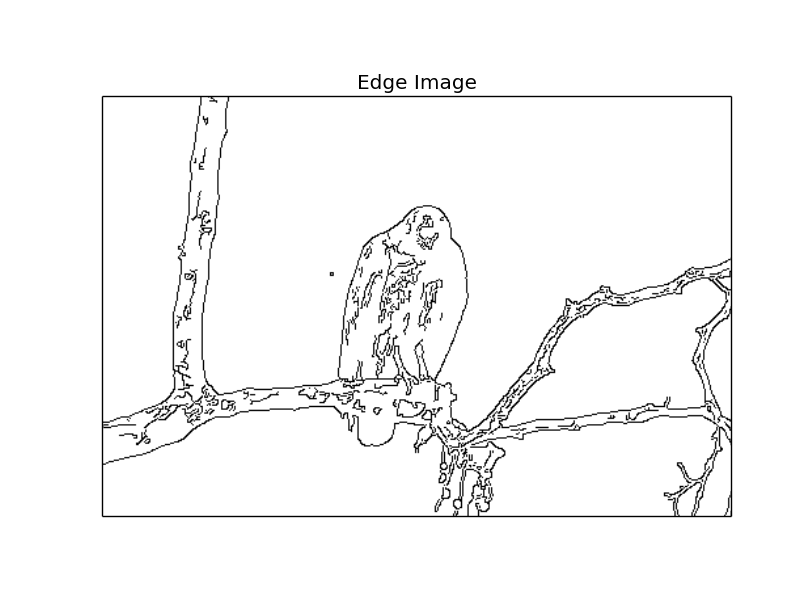
#> input picture Assignment-1/results/canny/canny5.png, 812 x 612 px
$ python resize.py   (older library calls are emulated)
#> lines starting #> are read from the running program, lines starting #| are printed output that depends on the picture
import Image

img = Image.open('./canny5.png') # image extension *.png,*.jpg
#> img is the input picture: PIL image 812x612 RGBA; mean R, G, B, A 247.1, 247.1, 247.1, 255
new_width  = 240
new_height = 160
img = img.resize((new_width, new_height), Image.ANTIALIAS)
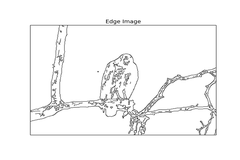
#> img: PIL image 240x160 RGBA; mean R, G, B, A 246.3, 246.3, 246.3, 255
img.save('canny_5.png')


$ run again, with Assignment-1/results/canny/canny1.png copied over Assignment-1/results/canny/canny5.png
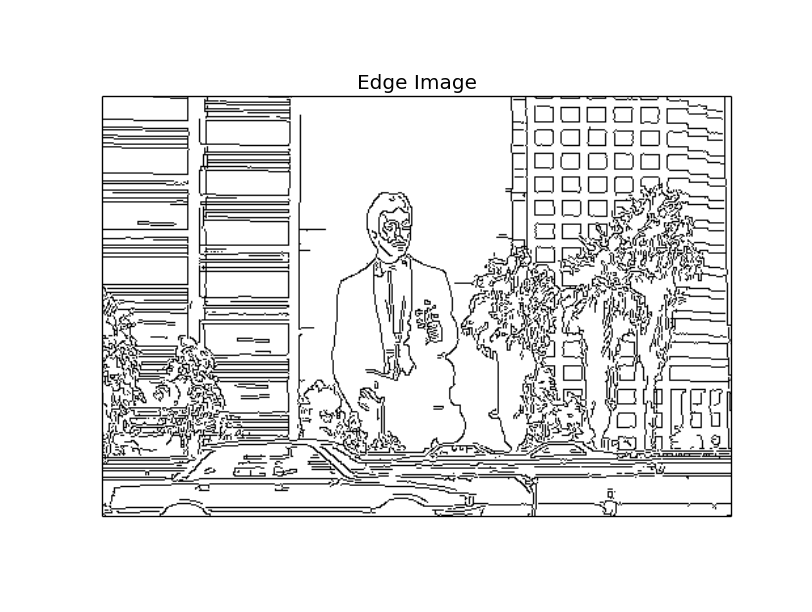
#> input picture Assignment-1/results/canny/canny1.png, 812 x 612 px
#> img is the input picture: PIL image 812x612 RGBA; mean R, G, B, A 231, 231, 231, 255
#> `img = img.resize((new_width, new_height), Image.ANTIALIAS)`:
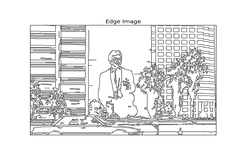
#> img: PIL image 240x160 RGBA; mean R, G, B, A 229.9, 229.9, 229.9, 255

$ run again, with Assignment-1/results/canny/canny2.png copied over Assignment-1/results/canny/canny5.png
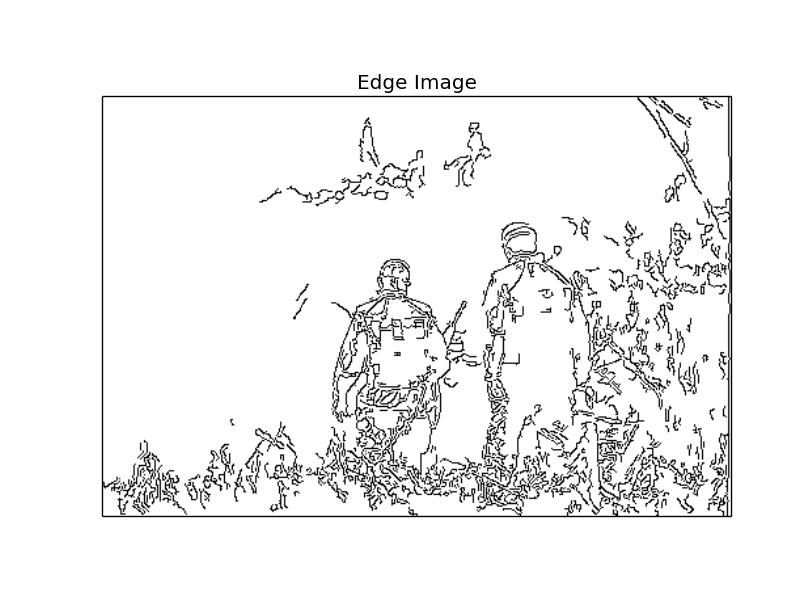
#> input picture Assignment-1/results/canny/canny2.png, 812 x 612 px
#> img is the input picture: PIL image 812x612 RGBA; mean R, G, B, A 241.5, 241.5, 241.5, 255
#> `img = img.resize((new_width, new_height), Image.ANTIALIAS)`:
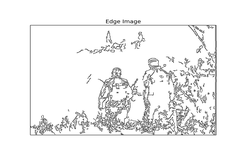
#> img: PIL image 240x160 RGBA; mean R, G, B, A 240.6, 240.6, 240.6, 255

$ run again, with Assignment-1/results/canny/canny3.png copied over Assignment-1/results/canny/canny5.png
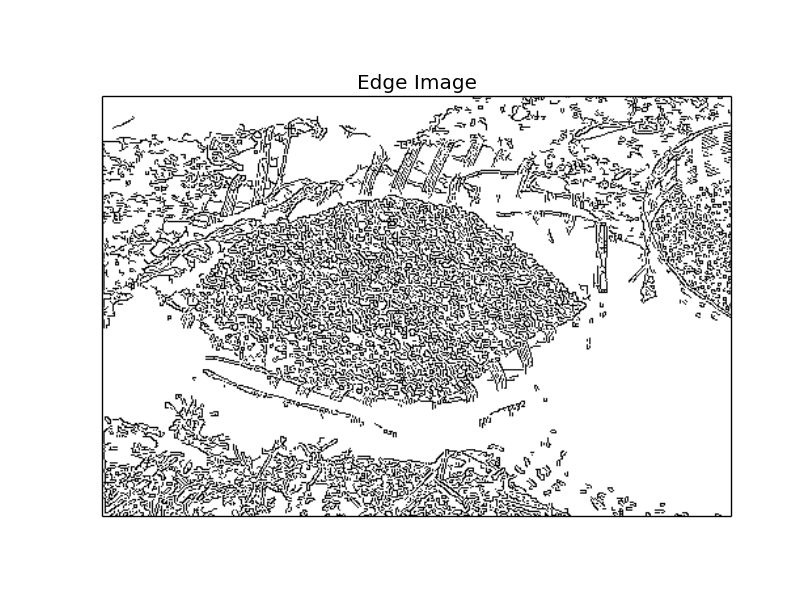
#> input picture Assignment-1/results/canny/canny3.png, 812 x 612 px
#> img is the input picture: PIL image 812x612 RGBA; mean R, G, B, A 226.2, 226.2, 226.2, 255
#> `img = img.resize((new_width, new_height), Image.ANTIALIAS)`:
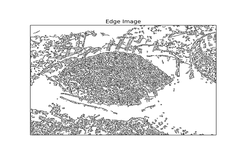
#> img: PIL image 240x160 RGBA; mean R, G, B, A 225.3, 225.3, 225.3, 255
